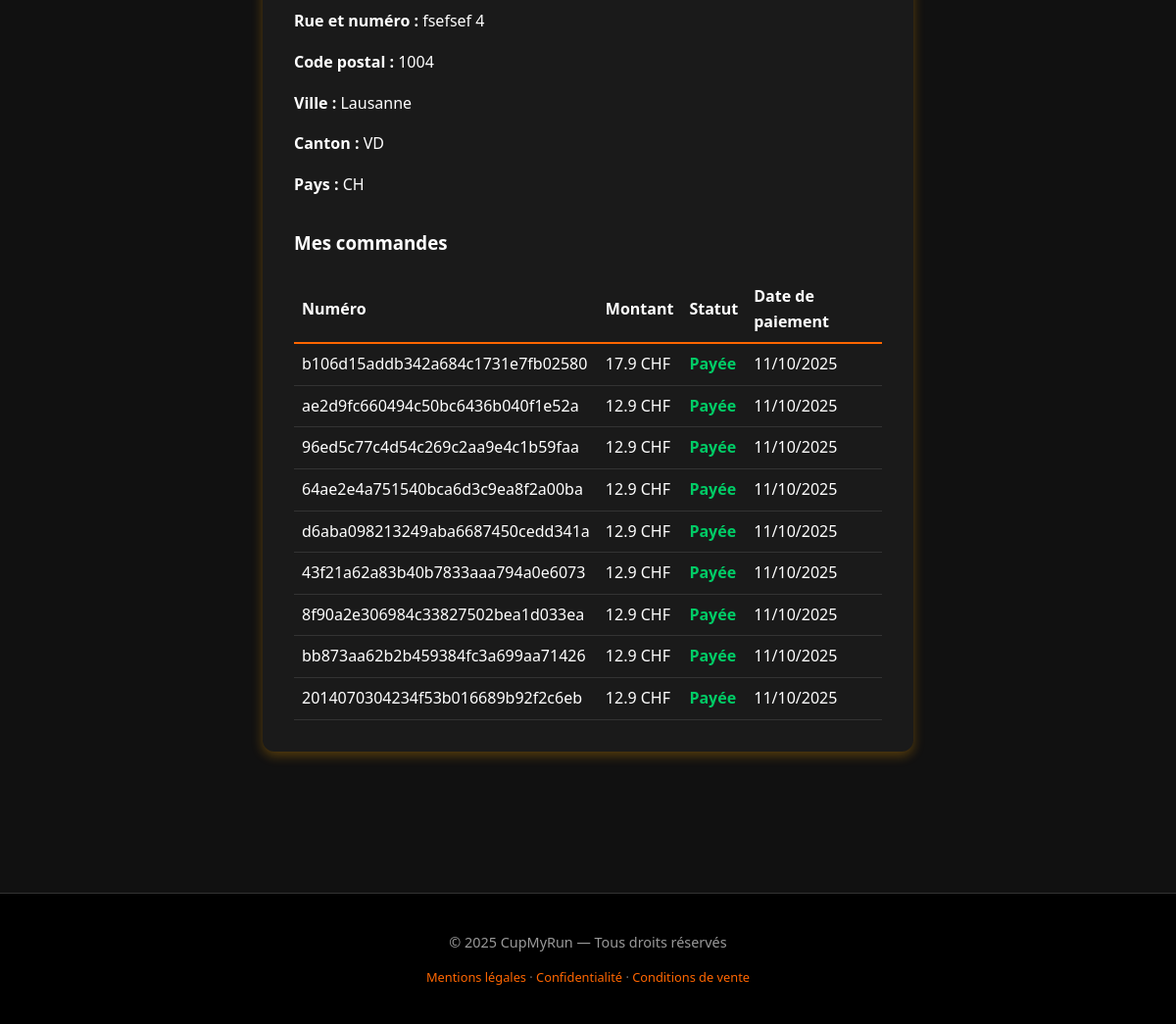
The app's page /compte (signed in, lower part), older data.
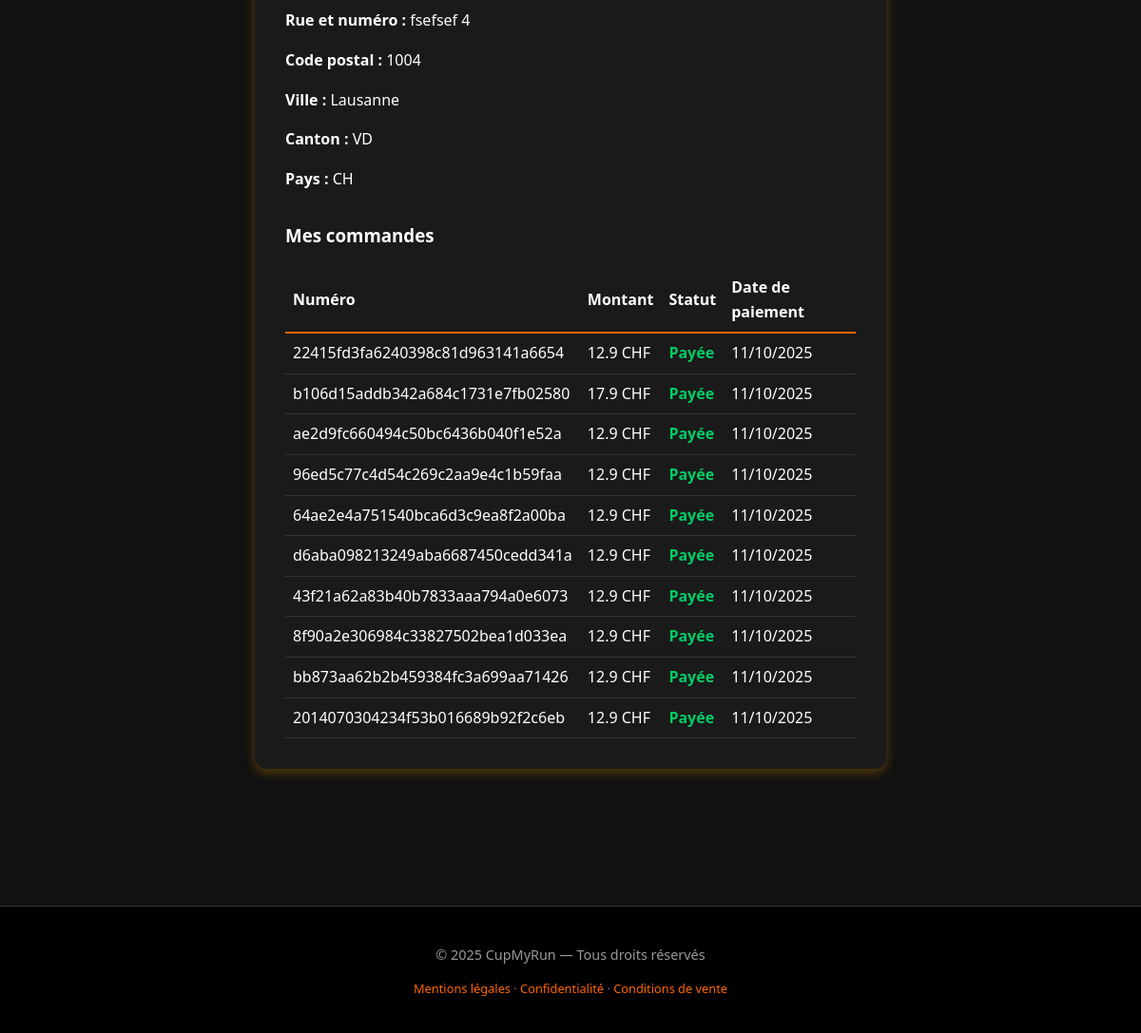
The same page, newer data.
### models/db_database.py (models this page shows, shortened)
class BillingInfo(db.Model):
    __tablename__ = "billing_info"
    id = db.Column(db.Integer, primary_key=True)
    user_id = db.Column(db.Integer, db.ForeignKey("users.id"), nullable=False, unique=True)
    first_name = db.Column(db.String(50), nullable=False)
    last_name = db.Column(db.String(50), nullable=False)
    email = db.Column(db.String(150), nullable=False)
    street = db.Column(db.String(100))
    postal_code = db.Column(db.String(10))
    city = db.Column(db.String(50))
    region = db.Column(db.String(10))   # canton
    country = db.Column(db.String(10))  # ex: CH
    updated_at = db.Column(db.DateTime, default=datetime.utcnow, onupdate=datetime.utcnow)

class Order(db.Model):
    __tablename__ = "orders"
    id = db.Column(db.Integer, primary_key=True)
    order_number = db.Column(db.String(64), unique=True, nullable=False)
    user_id = db.Column(db.Integer, db.ForeignKey("users.id"), nullable=True)
    amount = db.Column(db.Float, nullable=False)
    currency = db.Column(db.String(10), nullable=False, default="CHF")
    status = db.Column(db.String(20), nullable=False, default="pending")
    payment_date = db.Column(db.DateTime)
    created_at = db.Column(db.DateTime, default=datetime.utcnow)
    billing_first_name = db.Column(db.String(50))
    billing_last_name = db.Column(db.String(50))
    billing_email = db.Column(db.String(150))
    billing_street = db.Column(db.String(100))
    billing_postal_code = db.Column(db.String(10))
    billing_city = db.Column(db.String(50))
    billing_region = db.Column(db.String(10))
    billing_country = db.Column(db.String(10))
    processed = db.Column(db.Boolean, default=False)  # <-- ajouter cette colonne
    photos = db.relationship("OrderPhoto", backref="order", lazy=True)

### routes/auth.py (the view)
@auth_bp.route("/compte")
def compte():
    if "user_id" not in session:
        return redirect(url_for("auth.login"))
    user = User.query.get(session["user_id"])
    if not user:
        return redirect(url_for("auth.login"))
    orders = Order.query.filter_by(user_id=user.id).order_by(Order.created_at.desc()).all()
    return render_template("compte.html", user=user, orders=orders)

### app.py (called while the page is built, shortened)
@app.before_request
def check_session_timeout():
    now = datetime.utcnow()
    last_active = session.get("last_active_at")
    if "user_id" in session or "guest_billing" in session:
        session["last_active_at"] = now.strftime("%Y-%m-%d %H:%M:%S")

@app.before_request
def init_strava_stats():
    try:
        total = StravaService.recalculate_connected_count()
    except Exception as e:
        print(f"⚠️ Erreur au recalcul du compteur Strava au démarrage : {e}")

### services/strava_service.py (called while the page is built)
    @staticmethod
    def recalculate_connected_count():
        from models.db_database import AppStats, User, GuestStravaSession
        now = time.time()
        users_connected = User.query.filter(
            User.strava_access_token.isnot(None),
            User.strava_access_token != "",
            User.strava_token_expires_at > now
        ).count()
        guests_connected = GuestStravaSession.query.filter(
            GuestStravaSession.strava_token_expires_at > now
        ).count()
        total = users_connected + guests_connected
        stats = AppStats.query.first()
        if not stats:
            stats = AppStats(strava_connected_count=total)
            db.session.add(stats)
        else:
            stats.strava_connected_count = total
        db.session.commit()
        return total

### templates/compte.html (shortened to what this page needs)
{% extends "base.html" %}
{% block content %}
<div class="container">
    <div class="account-card">
        {% if user.billing_info %}
        <p><strong>Rue et numéro :</strong> {{ user.billing_info.street or '-' }}</p>
        <p><strong>Code postal :</strong> {{ user.billing_info.postal_code or '-' }}</p>
        <p><strong>Ville :</strong> {{ user.billing_info.city or '-' }}</p>
        <p><strong>Canton :</strong> {{ user.billing_info.region or '-' }}</p>
        <p><strong>Pays :</strong> {{ user.billing_info.country or '-' }}</p>
        {% else %}
        <p>Aucune information de facturation renseignée.</p>
        {% endif %}
        <h3 style="margin-top: 2rem;">Mes commandes</h3>
        {% if orders %}
        <table style="width: 100%; border-collapse: collapse; margin-top: 1rem;">
            <thead>
                <tr>
                    <th style="text-align: left; padding: 0.5rem; border-bottom: 2px solid #ff6600;">Numéro</th>
                    <th style="text-align: left; padding: 0.5rem; border-bottom: 2px solid #ff6600;">Montant</th>
                    <th style="text-align: left; padding: 0.5rem; border-bottom: 2px solid #ff6600;">Statut</th>
                    <th style="text-align: left; padding: 0.5rem; border-bottom: 2px solid #ff6600;">Date de paiement</th>
                </tr>
            </thead>
            <tbody>
                {% for order in orders %}
                <tr style="border-bottom: 1px solid #333;">
                    <td style="padding: 0.5rem;">{{ order.order_number }}</td>
                    <td style="padding: 0.5rem;">{{ order.amount }} {{ order.currency }}</td>
                    <td style="padding: 0.5rem;">
                        {% if order.status == "paid" %}
                        <span style="color: #00cc66; font-weight: bold;">Payée</span>
                        {% elif order.status == "pending" %}
                        <span style="color: #ff8800; font-weight: bold;">En attente</span>
                        {% elif order.status == "failed" %}
                        <span style="color: #ff3300; font-weight: bold;">Échouée</span>
                        {% elif order.status == "canceled" %}
                        <span style="color: #999; font-weight: bold;">Annulée</span>
                        {% else %}
                        <span>{{ order.status }}</span>
                        {% endif %}
                    </td>
                    <td style="padding: 0.5rem;">
                        {% if order.payment_date %}
                        {{ order.payment_date.strftime('%d/%m/%Y') }}
                        {% else %}
                        -
                        {% endif %}
                    </td>
                </tr>
                {% endfor %}
            </tbody>
        </table>
        {% else %}
        <p>Aucune commande pour le moment.</p>
        {% endif %}
    </div>
</div>
{% endblock %}

### templates/base.html (shortened to what this page needs)
<!doctype html>
<html lang="fr">
<head>
    <link rel="stylesheet" href="{{ url_for('static', filename='style.css') }}">
    <link rel="stylesheet" href="{{ url_for('static', filename='mobile.css') }}" media="screen and (max-width: 768px)">
</head>
<body>
    <main>
        {% block content %}{% endblock %}
    </main>
    <footer>
        <p>&copy; {{ 2025 }} CupMyRun — Tous droits réservés</p>
        <p style="font-size:0.8rem; color:#777;">
            <a href="{{ url_for('mentions') }}" style="color:#ff6600; text-decoration:none;">Mentions légales</a> ·
            <a href="{{ url_for('confidentialite') }}" style="color:#ff6600; text-decoration:none;">Confidentialité</a> ·
            <a href="{{ url_for('conditions') }}" style="color:#ff6600; text-decoration:none;">Conditions de vente</a>
        </p>
    </footer>
</body>
</html>

### static/style.css (style rules this page uses)
body { font-family: 'Segoe UI', system-ui, sans-serif; margin: 0; padding: 0; line-height: 1.6; background-color: #111; color: #fff; transition: background 0.3s ease; }
main { padding: 2rem 1.5rem; }
footer { background: #000; color: #999; text-align: center; padding: 1rem; margin-top: 2rem; font-size: 0.9rem; border-top: 1px solid #333; }
.container { display: flex; flex-wrap: wrap; gap: 2rem; max-width: 1000px; margin: 2rem auto; padding: 1rem; }
.container { animation: fadeInUp 0.8s ease-out both; }
.account-card { background: #1a1a1a; color: #fff; padding: 2rem; border-radius: 12px; box-shadow: 0 4px 12px rgba(255, 165, 0, 0.3); max-width: 600px; margin: 2rem auto; }
.account-card p { font-size: 1rem; margin-bottom: 0.8rem; }
footer { background: #000; color: #999; text-align: center; padding: 1.5rem 1rem; font-size: 0.9rem; border-top: 1px solid #333; }
footer a { color: #ff6600; text-decoration: none; }

### static/mobile.css (style rules this page uses)
.container, .product-page, .form-box, .product-info, .account-card { flex-direction: column; padding: 1rem; width: 100%; }
footer { font-size: 0.9rem; }

Row changes from the older to the newer data that the page shows:
added Order: order_number "22415fd3fa6240398c81d963141a6654", amount "12.9", currency "CHF", status "Payée", payment_date "11/10/2025"
